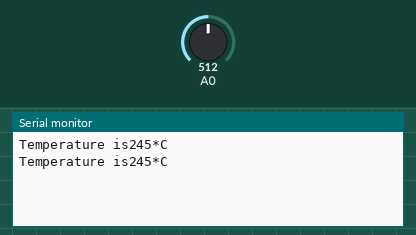
Recording of a sketch running on a simulated Arduino Uno, built with avr-gcc and run on an emulated ATmega328P. On the bench: the last lines printed to the serial monitor. The inputs (shaded band) are chosen by the test bench; at power-on: A0 = 512.

Above: at 1.8 s.
1.9 s: A0 set to 716
At 2.8 s:
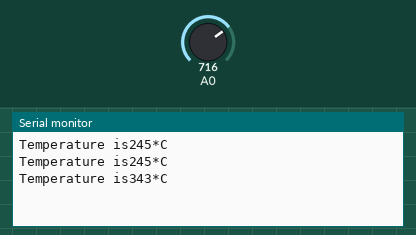
3.4 s: A0 set to 900
At 4.8 s:
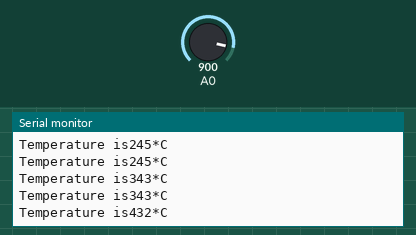
Timing chart, 0 to 6.4 s (numbered marks = the images above; inputs shaded):
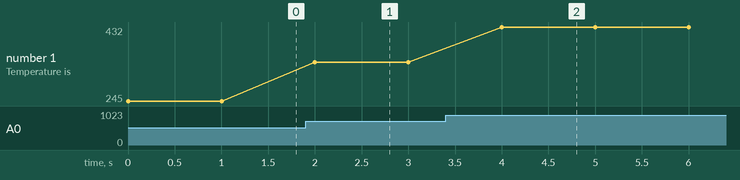

Measured:
- after the input at 1.9 s, the serial monitor: prints a new line after 0.10 s (image 1)
- after the input at 3.4 s, the serial monitor: prints a new line after 0.60 s (image 2)
- plotted number 1: 245 → 343 after the input at 1.9 s, 343 → 432 after the input at 3.4 s

The sketch:

ard_sensor_integration.ino
```cpp
void setup() {
  // put your setup code here, to run once:
  Serial.begin(9600);
}

void loop() {
  // put your main code here, to run repeatedly:
  int sensor_data = analogRead(A0);

  sensor_data = sensor_data * 0.48;

  Serial.print("Temperature is");
  Serial.print(sensor_data);
  Serial.print("*C");
  Serial.println();
  delay(1000);
}
```
